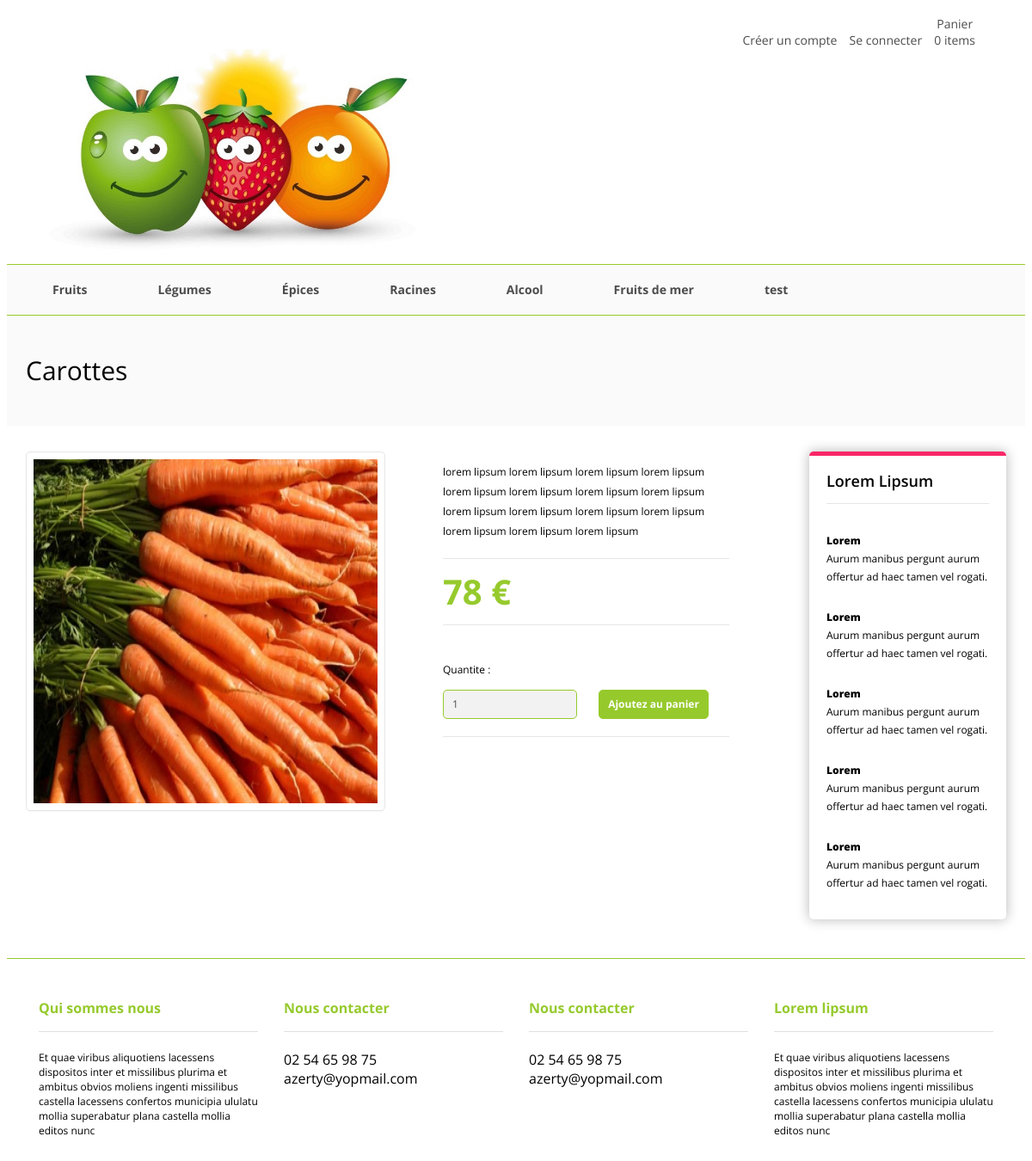
/single.php?id=23, run on the app's committed database.
### tables this page shows
CREATE TABLE IF NOT EXISTS `categories` (
  `id` int(11) NOT NULL,
  `nom` varchar(255) NOT NULL
);

CREATE TABLE IF NOT EXISTS `produit` (
  `id` int(11) NOT NULL,
  `nom` varchar(255) NOT NULL,
  `prix` float NOT NULL,
  `image` varchar(255) DEFAULT NULL,
  `description` varchar(255) NOT NULL
);

### single.php (the view, shortened to what this page needs)
<?php
include 'template/header.php';
if (isset($_GET['id']))
{
	$id = mysqli_real_escape_string($link, $_GET['id']);
	$query = 'SELECT * FROM produit WHERE id="'.$id.'"';
	$array = mysqli_query($link, $query);
	$row = mysqli_fetch_assoc($array);
	if (empty($row))
	{
		echo "<span class='erreur'>Une erreur est survenue, veuillez revenir a l'accueil</span>";
	}
	else
	{
?>
<section class="title_product menu">
	<div class="wrapper">
		<h1><?php echo $row['nom'] ?></h1>
	</div>
</section>
<div class="wrapper">
<div class="single_wr">
	<div class="cadre">
		<img src="<?php echo $row['image']; ?>" alt="">
	</div>
	<div class="desc">
		<p class="description">
			<?php echo $row['description']; ?>
		</p>
		<p class="price">
			<?php echo $row['prix']; ?>
		</p>
		<p class="add_to_carte">
			<p>Quantite :</p>
			<form action="single.php?id=<?php echo $_GET['id'];?>" method="post">
				<input type="text" name="quantity" class="quantity_single" value="1"/>
				<input class="addcart" type="submit" name="addtocart" value="Ajoutez au panier">
			</form>
		</p>
	</div>
	<div class="custom-block-product">
		<h3>Lorem Lipsum</h3>
		<p>
			<strong>Lorem</strong>
			<br>
			Aurum manibus pergunt aurum offertur ad haec tamen vel rogati.
		</p>
		<p>
			<strong>Lorem</strong>
			<br>
			Aurum manibus pergunt aurum offertur ad haec tamen vel rogati.
		</p>
		<p>
			<strong>Lorem</strong>
			<br>
			Aurum manibus pergunt aurum offertur ad haec tamen vel rogati.
		</p>
		<p>
			<strong>Lorem</strong>
			<br>
			Aurum manibus pergunt aurum offertur ad haec tamen vel rogati.
		</p>
		<p>
			<strong>Lorem</strong>
			<br>
			Aurum manibus pergunt aurum offertur ad haec tamen vel rogati.
		</p>
	</div>
</div>
<?php
}
}
else{
}
include('template/footer.php');
?>

### template/menu.php
<ul class="menu">
	<div class="wrapper">
<?php
	$result = mysqli_query($link, "SELECT * FROM categories");
 	while ($row = mysqli_fetch_assoc($result)) {
 		echo "<li><a href=categorie?id=";
		echo $row['id'];
 		echo ">";
 		echo $row['nom'];
 		echo "</a></li>";
 	}
?>
	</div>
</ul>

### css/style.css (style rules this page uses)
body { font-family:Open Sans; }
* { box-sizing: border-box; }
p { font-size: 12px; }
*::after, *::before { box-sizing: border-box; }
ul li { list-style-type: none; }
a { font-family:Open Sans; color:#4c4c4c; text-decoration: none; }
.wrapper { width: 1140px; margin: 0 auto; }
ul.menu { padding-left: 0; }
.menu li:first-child { margin-left: 0; }
.menu { background-color: #FAFAFA; border-top: 1px solid #96ca2d; margin-bottom: 0; }
.menu li { display: inline-block; padding: 19px 5px 20px; margin-left: 20px; }
.menu li a { font-size: 14px; font-weight: 700; padding: 22px 26px 20px; }
.price { color: #96ca2d; font-size: 16px; font-weight: bold; }
.price:after { content: ' €'; }
input { background: none repeat scroll 0 0 #f2f2f2; border: 1px solid #96ca2d; border-radius: 5px; color: #4c4c4c; cursor: pointer; display: inline-block; font-family: Open Sans; font-size: 12px; line-height: 18px; outline: medium none; padding: 7px 10px 7px; transition: background-color 0.6s ease 0s; }
.single_wr { padding-top: 30px; }
.single_wr div { float: left; }
.single_wr img { height: 400px; width: 400px; }
.title_product { padding: 24px 0; }
.title_product h1 { font-size: 30px; font-weight: 400; line-height: 30px; }
.cadre { border: 1px solid #e6e6e6; border-radius: 5px; box-shadow: 0 1px 0 0 rgba(0, 0, 0, 0.03); height: 418px; padding: 8px; width: 418px; }
.desc .description { border-bottom: 1px solid #e6e6e6; padding-bottom: 20px; }
.desc .price { border-bottom: 1px solid #e6e6e6; font-size: 40px !important; margin-top: -13px; padding: 27px 0; }
.desc { border-bottom: 1px solid #e6e6e6; font-size: 12px; line-height: 23px; margin-left: 67px; padding: 0 0 8px; }
.desc { width: 333px; }
.addcart { background-color: #96CA2C; color: white; font-weight: bold; }
.quantity_single { margin-right: 22px; }
.custom-block-product { background: none repeat scroll 0 0 #fff; border-radius: 5px; border-top: 5px solid #f92767; box-shadow: 0 0 14px 1px rgba(0, 0, 0, 0.25); margin-left: 93px; padding: 0 20px 20px; width: 229px; }
.custom-block-product h3 { border-bottom: 1px solid #e5e5e5; font-weight: 600; line-height: 22px; padding-bottom: 15px; font-size: 18px !important; }
.custom-block-product p { font-weight: 400; line-height: 21px; padding-bottom: 15px; padding: 14px 0 0 !important; }
strong { font-weight: 800; }

### data on the page
categories: nom "Fruits"
categories: nom "Légumes"
categories: nom "Épices"
categories: nom "Racines"
categories: nom "Alcool"
categories: nom "Fruits de mer"
categories: nom "test"
produit: nom "Carottes", image (picture), description "lorem lipsum lorem lipsum lorem lipsum lorem lipsum lorem lipsum lorem lipsum lorem lipsum lorem lipsum lorem lipsum lorem lipsum lorem lipsum lorem lipsum lorem lipsum lorem lipsum lorem lipsum", prix "78"

### other printed values
$_SESSION['total_cart'] "0"
